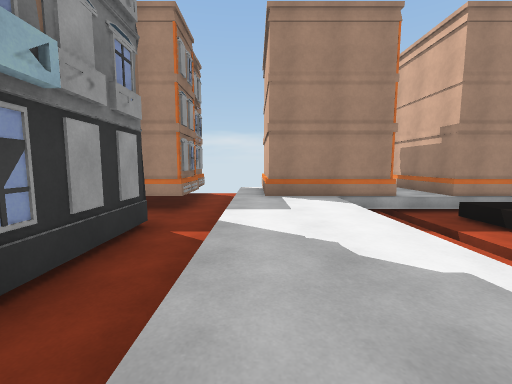
[1] (above)

24 first-person views from a walk through a 3-D level made in the Unity game engine. The camera is 1.3 m above the floor, tilts 6° down and sees 90° across. The floor is counted in squares, 2 m on a side. Each view is taken from the middle of a square. On the plan, view 1 faces up. The plan holds only what a view shows up to about 9 squares ahead; the rest is blank. The place goes on beyond the plan.

[2]
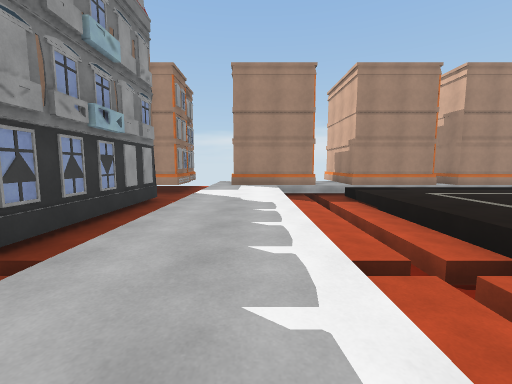

[3]
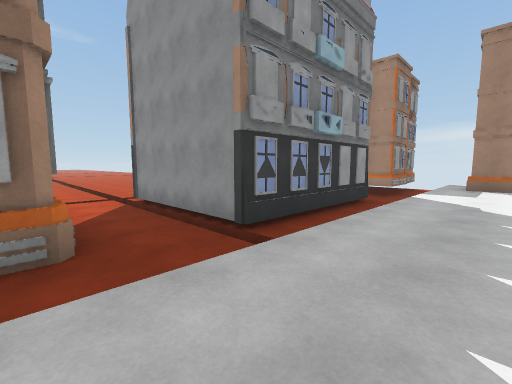

[4]
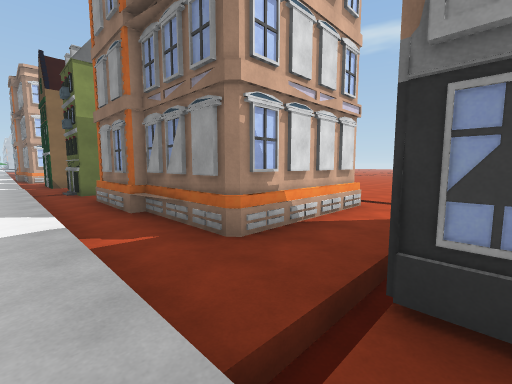

[5]
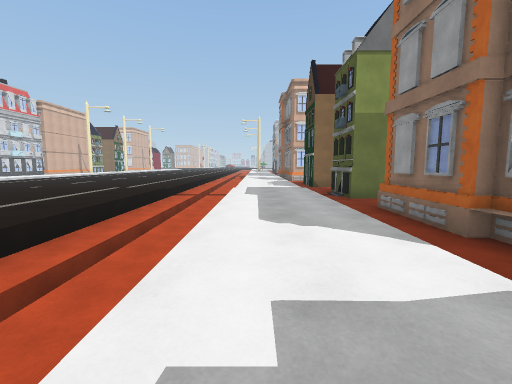

[6]
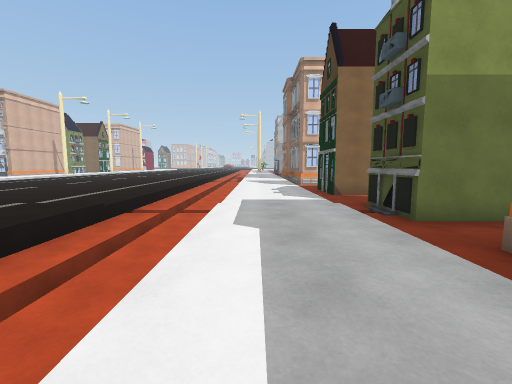

[7]
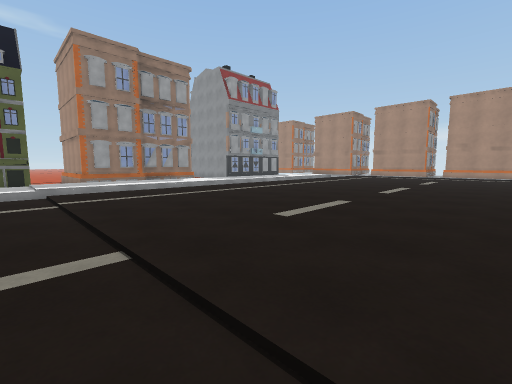

[8]
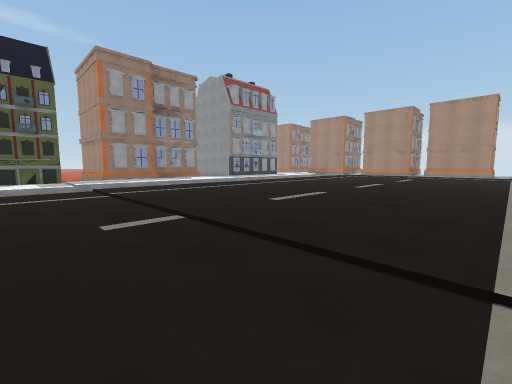

[9]
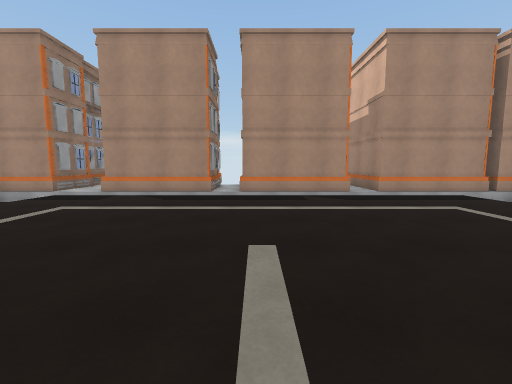

[10]
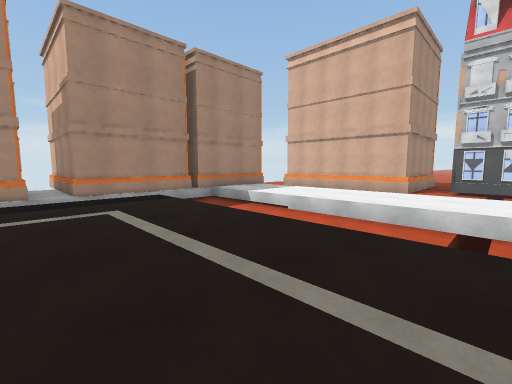

[11]
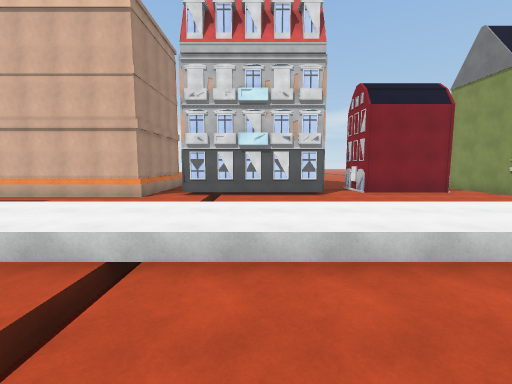

[12]
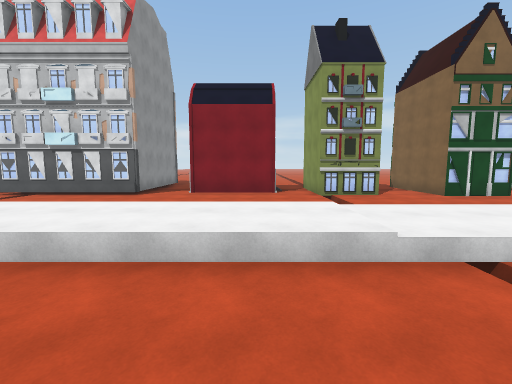

[13]
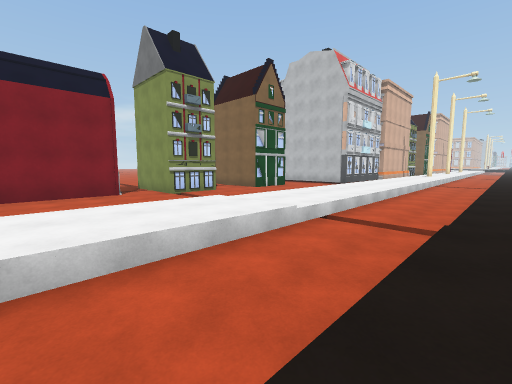

[14]
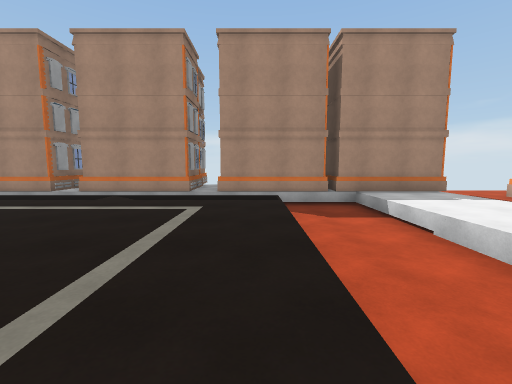

[15]
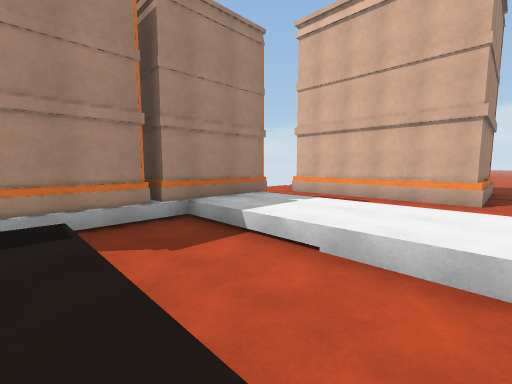

[16]
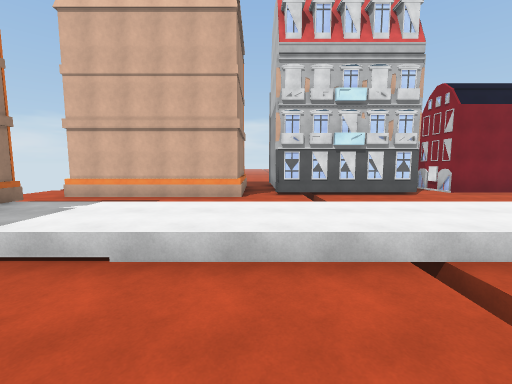

[17]
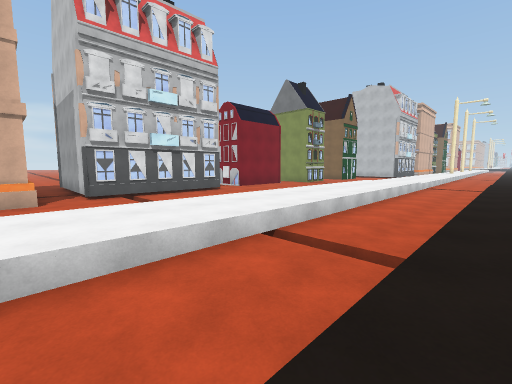

[18]
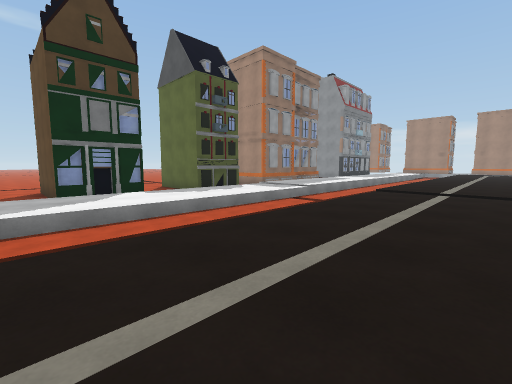

[19]
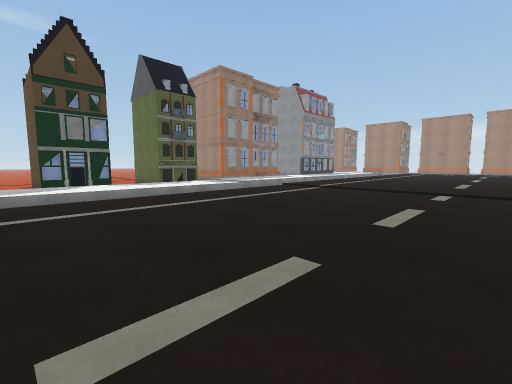

[20]
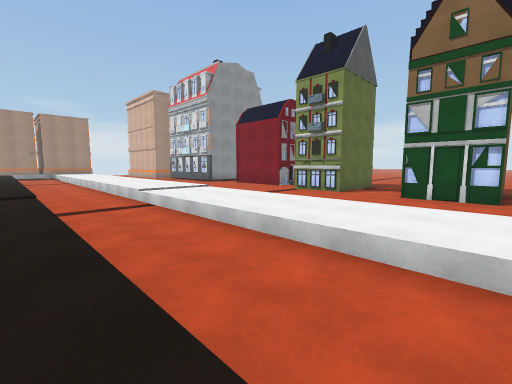

[21]
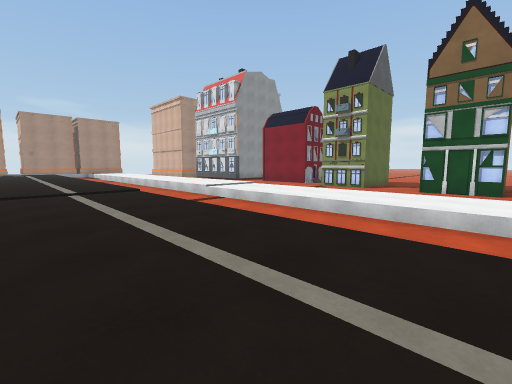

[22]
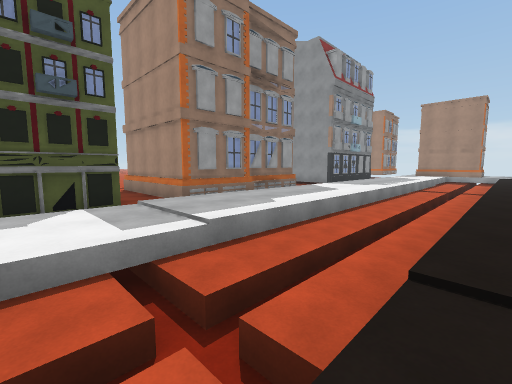

[23]
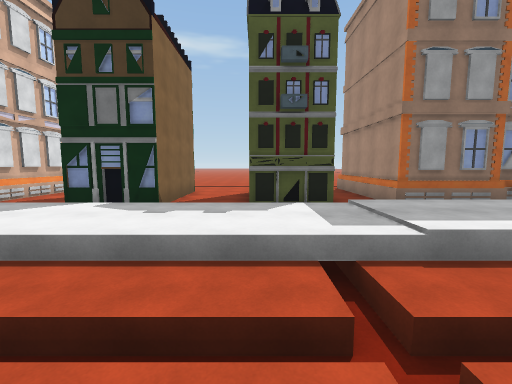

[24]
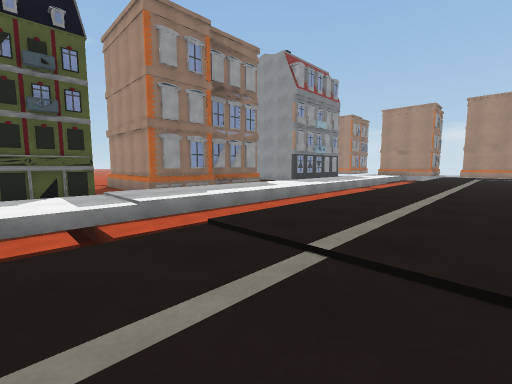

### Floor plan
Key: @ floor where view 1 was taken; # wall or solid block; . main floor; - floor 0.5 m lower than the main floor; / step, stairs or slope; B building.
Columns run from 9 left of view 1 to 24 right of it. Each row starts with its distance up from view 1.
  9        B B          B
  8        B-B  BB  B  BB       --
  7        B-B  BB  B  BB  B    -B
  6        B-BBBBBBBBBBBBBBBBBB -B
  5        --..#BB##B###B###..  -B
  4        #-..-/.........--..- -B
  3        #-..-/.........--..- -B
  2        #-..-/.........--..- -BBBBB
  1        #-..-/.........--..- ------
  0  -/BBBBB-@.-/.........--..- -B###
 -1 /////////..//.........//..  /B#
 -2 --/------..-/.........--..  -B
 -3 --/BBBBB-..-/.........--..  -B
 -4        B-..-/.........--..  -B#
 -5        B-..-/.........--..  ---
 -6        B-..-/.........--..- --#B
 -7        B-..-/.........--..- --#
 -8    BBBBB-..-/.........--..- --#
 -9      ----..-/.........--..  ---B
-10        B/..//.........//../ /##
-11      BBB-..-/.........--..---#
-12     -----..-/.........--..---BB
-13     -###-..-/.........--..-----
-14     B### ..-/.........--..---B#
-15    -B### ..-/.........--..---##
-16    ----- ..-/.........--..---###

Positions as (right, up) in squares from view 1, and headings:
1: (0, 0), facing up
2: (1, -3), facing up
3: (1, -3), facing up-left
4: (0, 0), facing down-left
5: (1, -2), facing down
6: (1, -5), facing down
7: (10, -10), facing up-left
8: (11, -11), facing up-left
9: (8, -1), facing up
10: (10, -1), facing up-right
11: (12, -2), facing right
12: (12, -8), facing right
13: (12, -6), facing down-right
14: (12, -1), facing up
15: (12, 1), facing up-right
16: (12, 1), facing right
17: (12, 2), facing down-right
18: (6, -16), facing up-left
19: (9, -16), facing up-left
20: (12, -16), facing up-right
21: (10, -16), facing up-right
22: (4, -11), facing up-left
23: (4, -11), facing left
24: (6, -11), facing up-left
